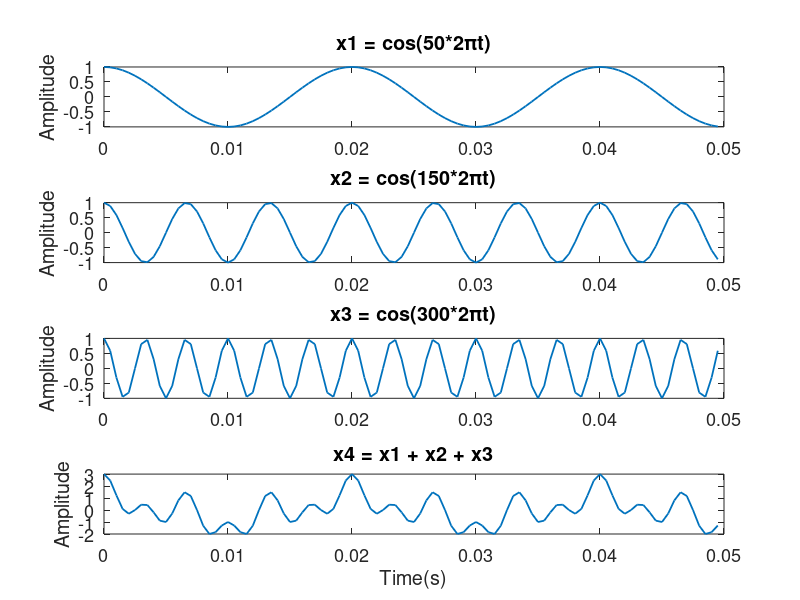
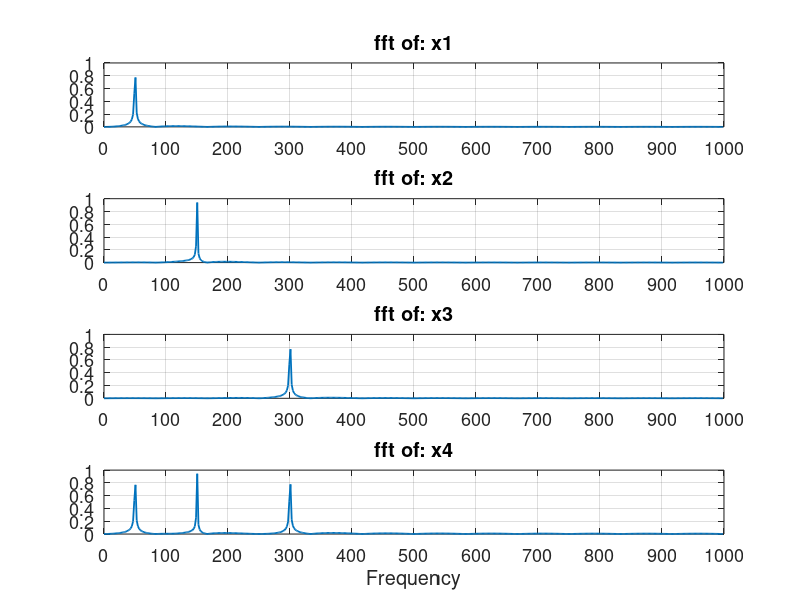
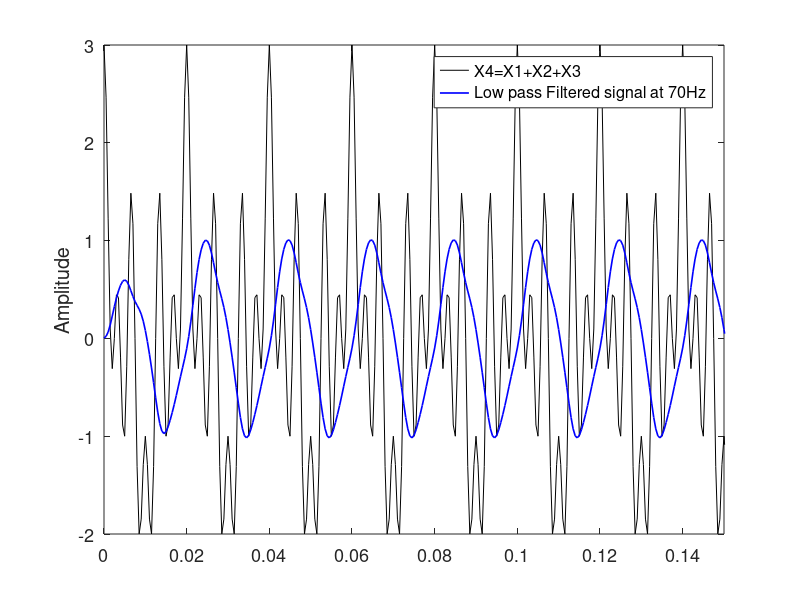
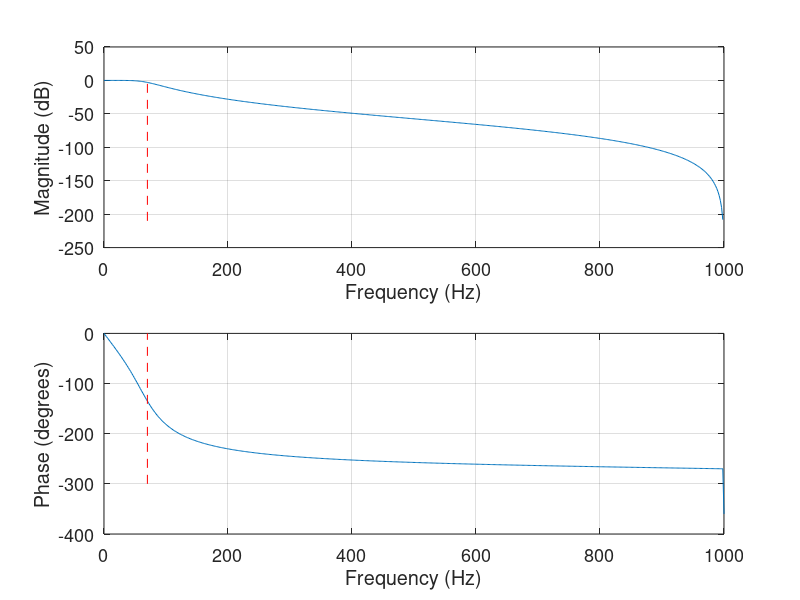

These charts were generated, in order, by the following MATLAB code:
%% Example1 of Fast fourier transform with filter

clc
clear
close all
Fs = 2000;                    % Sampling frequency
T = 1/Fs;                     % Sampling period
L = 1000;                     % Length of signal
t = (0:L-1)*T;                % Time vector
x1 = cos(2*pi*50*t);          % First row wave
x2 = cos(2*pi*150*t);         % Second row wave
x3 = cos(2*pi*300*t);         % Third row wave
titles_{1}='x1 = cos(50*2\pit)';
titles_{2}='x2 = cos(150*2\pit)';
titles_{3}='x3 = cos(300*2\pit)';
titles_{4}='x4 = x1 + x2 + x3';
X = [x1; x2; x3;x2+x3+x1];
figure
for i = 1:4
    subplot(4,1,i)
    plot(t(1:100),X(i,1:100),'linewidth',1.3)
    title(titles_{i})
    set(gca,'Fontsize',13)
    ylabel('Amplitude')
%     title(['Row ',num2str(i),' in the Time Domain'])
end
xlabel('Time(s)')
set(gcf, 'Units', 'Normalized', 'OuterPosition',  [  0.00 0.035 0.5 0.99])

n = 2^nextpow2(L);
dim = 2;

Y = fft(X,n,dim);
P2 = abs(Y/L);
P1 = P2(:,1:n/2+1);
P1(:,2:end-1) = 2*P1(:,2:end-1);
figure
for i=1:4
    subplot(4,1,i)
    plot(0:(Fs/n):(Fs/2-Fs/n),P1(i,1:n/2),'linewidth',1.3)
    title(['fft of: ','x',num2str(i)])
    ylim([0 1])
    set(gca,'Fontsize',13)
    xticks([0:100:1000])
    grid on
%     title(['Row ',num2str(i),' in the Frequency Domain'])
end
xlabel('Frequency')
set(gcf, 'Units', 'Normalized', 'OuterPosition',  [  0.00 0.035 0.5 0.99])

%% Filter signals
fc = 70; % Cut off frequency
n = 3; % order
Wn = fc/(Fs/2); % Get frequency 
[b,a] = butter(n, Wn, 'low'); % Generate Butterworth filter
filteredSignal = filter(b, a, X(4,:)); % Filter signal
%% Plot filtered signal
figure
plot(t,X(4,:),'k-','Linewidth',0.5)
hold on
plot(t,filteredSignal,'b-','Linewidth',1.2)
xlim([0 0.15])
legend('X4=X1+X2+X3','Low pass Filtered signal at 70Hz')
set(gca,'Fontsize',13)
ylabel('Amplitude')
set(gcf, 'Units', 'Normalized', 'OuterPosition', [0.01, 0.125, 0.8, 0.7]);
%% Plot frequency response
figure
freqz(b,a,[],Fs)
subplot(2,1,1)
hold on
plot([70 70],[-210 0],'r--')
set(gca,'Fontsize',13)

subplot(2,1,2)
hold on
plot([70 70],[-300 0],'r--')
set(gca,'Fontsize',13)
set(gcf, 'Units', 'Normalized', 'OuterPosition', [0.01, 0.125, 0.8, 0.7]);